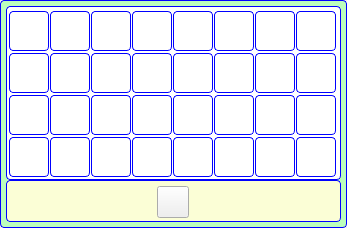
<?xml version="1.0" encoding="UTF-8"?>
<ui version="4.0">
 <class>InputFaceWidgetClass</class>
 <widget class="QWidget" name="InputFaceWidgetClass">
  <property name="geometry">
   <rect>
    <x>0</x>
    <y>0</y>
    <width>347</width>
    <height>228</height>
   </rect>
  </property>
  <property name="sizePolicy">
   <sizepolicy hsizetype="Expanding" vsizetype="Preferred">
    <horstretch>0</horstretch>
    <verstretch>0</verstretch>
   </sizepolicy>
  </property>
  <property name="minimumSize">
   <size>
    <width>0</width>
    <height>0</height>
   </size>
  </property>
  <property name="maximumSize">
   <size>
    <width>16777215</width>
    <height>16777215</height>
   </size>
  </property>
  <property name="windowTitle">
   <string>Form</string>
  </property>
  <property name="styleSheet">
   <string notr="true">QFrame#m_MainFrame
{   
background-color: #BCFEBC;
border: 1px solid blue;
border-radius: 4px; 
}

QFrame#m_SelectFaceFrame
{   
background-color: #FFFFFF;
border: 1px solid blue;
border-radius: 4px; 
}

QLabel
{   
background-color: #FFFFFF;
border: 1px solid blue;
border-radius: 4px; 
}

QFrame#m_ButtonFrame
{   
background-color: #FBFED6;
border: 1px solid blue;
border-radius: 4px; 
}</string>
  </property>
  <layout class="QVBoxLayout" name="verticalLayout_3">
   <property name="spacing">
    <number>0</number>
   </property>
   <property name="margin">
    <number>0</number>
   </property>
   <item>
    <widget class="QFrame" name="m_MainFrame">
     <property name="sizePolicy">
      <sizepolicy hsizetype="Expanding" vsizetype="Preferred">
       <horstretch>0</horstretch>
       <verstretch>0</verstretch>
      </sizepolicy>
     </property>
     <property name="minimumSize">
      <size>
       <width>0</width>
       <height>0</height>
      </size>
     </property>
     <property name="maximumSize">
      <size>
       <width>16777215</width>
       <height>16777215</height>
      </size>
     </property>
     <property name="frameShape">
      <enum>QFrame::NoFrame</enum>
     </property>
     <property name="frameShadow">
      <enum>QFrame::Raised</enum>
     </property>
     <layout class="QVBoxLayout" name="verticalLayout">
      <property name="spacing">
       <number>0</number>
      </property>
      <property name="margin">
       <number>5</number>
      </property>
      <item>
       <widget class="QFrame" name="m_SelectFaceFrame">
        <property name="sizePolicy">
         <sizepolicy hsizetype="Expanding" vsizetype="Fixed">
          <horstretch>0</horstretch>
          <verstretch>0</verstretch>
         </sizepolicy>
        </property>
        <property name="minimumSize">
         <size>
          <width>0</width>
          <height>174</height>
         </size>
        </property>
        <property name="maximumSize">
         <size>
          <width>16777215</width>
          <height>174</height>
         </size>
        </property>
        <property name="frameShape">
         <enum>QFrame::NoFrame</enum>
        </property>
        <property name="frameShadow">
         <enum>QFrame::Raised</enum>
        </property>
        <layout class="QGridLayout" name="gridLayout">
         <property name="margin">
          <number>2</number>
         </property>
         <property name="spacing">
          <number>2</number>
         </property>
         <item row="0" column="0">
          <widget class="QWidget" name="m_SelectFaceWidget" native="true">
           <property name="sizePolicy">
            <sizepolicy hsizetype="Expanding" vsizetype="Fixed">
             <horstretch>0</horstretch>
             <verstretch>0</verstretch>
            </sizepolicy>
           </property>
           <property name="minimumSize">
            <size>
             <width>0</width>
             <height>170</height>
            </size>
           </property>
           <property name="maximumSize">
            <size>
             <width>16777215</width>
             <height>170</height>
            </size>
           </property>
           <layout class="QVBoxLayout" name="verticalLayout_2">
            <property name="spacing">
             <number>0</number>
            </property>
            <property name="margin">
             <number>0</number>
            </property>
            <item>
             <layout class="QHBoxLayout" name="horizontalLayout_2">
              <property name="spacing">
               <number>1</number>
              </property>
              <item>
               <widget class="VxLabel" name="m_FaceLabel1_1">
                <property name="sizePolicy">
                 <sizepolicy hsizetype="Fixed" vsizetype="Fixed">
                  <horstretch>0</horstretch>
                  <verstretch>0</verstretch>
                 </sizepolicy>
                </property>
                <property name="minimumSize">
                 <size>
                  <width>40</width>
                  <height>40</height>
                 </size>
                </property>
                <property name="maximumSize">
                 <size>
                  <width>40</width>
                  <height>40</height>
                 </size>
                </property>
                <property name="text">
                 <string notr="true"/>
                </property>
                <property name="alignment">
                 <set>Qt::AlignCenter</set>
                </property>
               </widget>
              </item>
              <item>
               <widget class="VxLabel" name="m_FaceLabel1_2">
                <property name="sizePolicy">
                 <sizepolicy hsizetype="Fixed" vsizetype="Fixed">
                  <horstretch>0</horstretch>
                  <verstretch>0</verstretch>
                 </sizepolicy>
                </property>
                <property name="minimumSize">
                 <size>
                  <width>40</width>
                  <height>40</height>
                 </size>
                </property>
                <property name="maximumSize">
                 <size>
                  <width>40</width>
                  <height>40</height>
                 </size>
                </property>
                <property name="text">
                 <string notr="true"/>
                </property>
                <property name="alignment">
                 <set>Qt::AlignCenter</set>
                </property>
               </widget>
              </item>
              <item>
               <widget class="VxLabel" name="m_FaceLabel1_3">
                <property name="sizePolicy">
                 <sizepolicy hsizetype="Fixed" vsizetype="Fixed">
                  <horstretch>0</horstretch>
                  <verstretch>0</verstretch>
                 </sizepolicy>
                </property>
                <property name="minimumSize">
                 <size>
                  <width>40</width>
                  <height>40</height>
                 </size>
                </property>
                <property name="maximumSize">
                 <size>
                  <width>40</width>
                  <height>40</height>
                 </size>
                </property>
                <property name="text">
                 <string notr="true"/>
                </property>
                <property name="alignment">
                 <set>Qt::AlignCenter</set>
                </property>
               </widget>
              </item>
              <item>
               <widget class="VxLabel" name="m_FaceLabel1_4">
                <property name="sizePolicy">
                 <sizepolicy hsizetype="Fixed" vsizetype="Fixed">
                  <horstretch>0</horstretch>
                  <verstretch>0</verstretch>
                 </sizepolicy>
                </property>
                <property name="minimumSize">
                 <size>
                  <width>40</width>
                  <height>40</height>
                 </size>
                </property>
                <property name="maximumSize">
                 <size>
                  <width>40</width>
                  <height>40</height>
                 </size>
                </property>
                <property name="text">
                 <string notr="true"/>
                </property>
                <property name="alignment">
                 <set>Qt::AlignCenter</set>
                </property>
               </widget>
              </item>
              <item>
               <widget class="VxLabel" name="m_FaceLabel1_5">
                <property name="sizePolicy">
                 <sizepolicy hsizetype="Fixed" vsizetype="Fixed">
                  <horstretch>0</horstretch>
                  <verstretch>0</verstretch>
                 </sizepolicy>
                </property>
                <property name="minimumSize">
                 <size>
                  <width>40</width>
                  <height>40</height>
                 </size>
                </property>
                <property name="maximumSize">
                 <size>
                  <width>40</width>
                  <height>40</height>
                 </size>
                </property>
                <property name="text">
                 <string notr="true"/>
                </property>
                <property name="alignment">
                 <set>Qt::AlignCenter</set>
                </property>
               </widget>
              </item>
              <item>
               <widget class="VxLabel" name="m_FaceLabel1_6">
                <property name="sizePolicy">
                 <sizepolicy hsizetype="Fixed" vsizetype="Fixed">
                  <horstretch>0</horstretch>
                  <verstretch>0</verstretch>
                 </sizepolicy>
                </property>
                <property name="minimumSize">
                 <size>
                  <width>40</width>
                  <height>40</height>
                 </size>
                </property>
                <property name="maximumSize">
                 <size>
                  <width>40</width>
                  <height>40</height>
                 </size>
                </property>
                <property name="text">
                 <string notr="true"/>
                </property>
                <property name="alignment">
                 <set>Qt::AlignCenter</set>
                </property>
               </widget>
              </item>
              <item>
               <widget class="VxLabel" name="m_FaceLabel1_7">
                <property name="sizePolicy">
                 <sizepolicy hsizetype="Fixed" vsizetype="Fixed">
                  <horstretch>0</horstretch>
                  <verstretch>0</verstretch>
                 </sizepolicy>
                </property>
                <property name="minimumSize">
                 <size>
                  <width>40</width>
                  <height>40</height>
                 </size>
                </property>
                <property name="maximumSize">
                 <size>
                  <width>40</width>
                  <height>40</height>
                 </size>
                </property>
                <property name="text">
                 <string notr="true"/>
                </property>
                <property name="alignment">
                 <set>Qt::AlignCenter</set>
                </property>
               </widget>
              </item>
              <item>
               <widget class="VxLabel" name="m_FaceLabel1_8">
                <property name="sizePolicy">
                 <sizepolicy hsizetype="Fixed" vsizetype="Fixed">
                  <horstretch>0</horstretch>
                  <verstretch>0</verstretch>
                 </sizepolicy>
                </property>
                <property name="minimumSize">
                 <size>
                  <width>40</width>
                  <height>40</height>
                 </size>
                </property>
                <property name="maximumSize">
                 <size>
                  <width>40</width>
                  <height>40</height>
                 </size>
                </property>
                <property name="text">
                 <string notr="true"/>
                </property>
                <property name="alignment">
                 <set>Qt::AlignCenter</set>
                </property>
               </widget>
              </item>
             </layout>
            </item>
            <item>
             <layout class="QHBoxLayout" name="horizontalLayout_3">
              <property name="spacing">
               <number>1</number>
              </property>
              <item>
               <widget class="VxLabel" name="m_FaceLabel1_9">
                <property name="sizePolicy">
                 <sizepolicy hsizetype="Fixed" vsizetype="Fixed">
                  <horstretch>0</horstretch>
                  <verstretch>0</verstretch>
                 </sizepolicy>
                </property>
                <property name="minimumSize">
                 <size>
                  <width>40</width>
                  <height>40</height>
                 </size>
                </property>
                <property name="maximumSize">
                 <size>
                  <width>40</width>
                  <height>40</height>
                 </size>
                </property>
                <property name="text">
                 <string notr="true"/>
                </property>
                <property name="alignment">
                 <set>Qt::AlignCenter</set>
                </property>
               </widget>
              </item>
              <item>
               <widget class="VxLabel" name="m_FaceLabel1_10">
                <property name="sizePolicy">
                 <sizepolicy hsizetype="Fixed" vsizetype="Fixed">
                  <horstretch>0</horstretch>
                  <verstretch>0</verstretch>
                 </sizepolicy>
                </property>
                <property name="minimumSize">
                 <size>
                  <width>40</width>
                  <height>40</height>
                 </size>
                </property>
                <property name="maximumSize">
                 <size>
                  <width>40</width>
                  <height>40</height>
                 </size>
                </property>
                <property name="text">
                 <string notr="true"/>
                </property>
                <property name="alignment">
                 <set>Qt::AlignCenter</set>
                </property>
               </widget>
              </item>
              <item>
               <widget class="VxLabel" name="m_FaceLabel1_11">
                <property name="sizePolicy">
                 <sizepolicy hsizetype="Fixed" vsizetype="Fixed">
                  <horstretch>0</horstretch>
                  <verstretch>0</verstretch>
                 </sizepolicy>
                </property>
                <property name="minimumSize">
                 <size>
                  <width>40</width>
                  <height>40</height>
                 </size>
                </property>
                <property name="maximumSize">
                 <size>
                  <width>40</width>
                  <height>40</height>
                 </size>
                </property>
                <property name="text">
                 <string notr="true"/>
                </property>
                <property name="alignment">
                 <set>Qt::AlignCenter</set>
                </property>
               </widget>
              </item>
              <item>
               <widget class="VxLabel" name="m_FaceLabel1_12">
                <property name="sizePolicy">
                 <sizepolicy hsizetype="Fixed" vsizetype="Fixed">
                  <horstretch>0</horstretch>
                  <verstretch>0</verstretch>
                 </sizepolicy>
                </property>
                <property name="minimumSize">
                 <size>
                  <width>40</width>
                  <height>40</height>
                 </size>
                </property>
                <property name="maximumSize">
                 <size>
                  <width>40</width>
                  <height>40</height>
                 </size>
                </property>
                <property name="text">
                 <string notr="true"/>
                </property>
                <property name="alignment">
                 <set>Qt::AlignCenter</set>
                </property>
               </widget>
              </item>
              <item>
               <widget class="VxLabel" name="m_FaceLabel1_13">
                <property name="sizePolicy">
                 <sizepolicy hsizetype="Fixed" vsizetype="Fixed">
                  <horstretch>0</horstretch>
                  <verstretch>0</verstretch>
                 </sizepolicy>
                </property>
                <property name="minimumSize">
                 <size>
                  <width>40</width>
                  <height>40</height>
                 </size>
                </property>
                <property name="maximumSize">
                 <size>
                  <width>40</width>
                  <height>40</height>
                 </size>
                </property>
                <property name="text">
                 <string notr="true"/>
                </property>
                <property name="alignment">
                 <set>Qt::AlignCenter</set>
                </property>
               </widget>
              </item>
              <item>
               <widget class="VxLabel" name="m_FaceLabel1_14">
                <property name="sizePolicy">
                 <sizepolicy hsizetype="Fixed" vsizetype="Fixed">
                  <horstretch>0</horstretch>
                  <verstretch>0</verstretch>
                 </sizepolicy>
                </property>
                <property name="minimumSize">
                 <size>
                  <width>40</width>
                  <height>40</height>
                 </size>
                </property>
                <property name="maximumSize">
                 <size>
                  <width>40</width>
                  <height>40</height>
                 </size>
                </property>
                <property name="text">
                 <string notr="true"/>
                </property>
                <property name="alignment">
                 <set>Qt::AlignCenter</set>
                </property>
               </widget>
              </item>
              <item>
               <widget class="VxLabel" name="m_FaceLabel1_15">
                <property name="sizePolicy">
                 <sizepolicy hsizetype="Fixed" vsizetype="Fixed">
                  <horstretch>0</horstretch>
                  <verstretch>0</verstretch>
                 </sizepolicy>
                </property>
                <property name="minimumSize">
                 <size>
                  <width>40</width>
                  <height>40</height>
                 </size>
                </property>
                <property name="maximumSize">
                 <size>
                  <width>40</width>
                  <height>40</height>
                 </size>
                </property>
                <property name="text">
                 <string notr="true"/>
                </property>
                <property name="alignment">
                 <set>Qt::AlignCenter</set>
                </property>
               </widget>
              </item>
              <item>
               <widget class="VxLabel" name="m_FaceLabel1_16">
                <property name="sizePolicy">
                 <sizepolicy hsizetype="Fixed" vsizetype="Fixed">
                  <horstretch>0</horstretch>
                  <verstretch>0</verstretch>
                 </sizepolicy>
                </property>
                <property name="minimumSize">
                 <size>
                  <width>40</width>
                  <height>40</height>
                 </size>
                </property>
                <property name="maximumSize">
                 <size>
                  <width>40</width>
                  <height>40</height>
                 </size>
                </property>
                <property name="text">
                 <string notr="true"/>
                </property>
                <property name="alignment">
                 <set>Qt::AlignCenter</set>
                </property>
               </widget>
              </item>
             </layout>
            </item>
            <item>
             <layout class="QHBoxLayout" name="horizontalLayout_4">
              <property name="spacing">
               <number>1</number>
              </property>
              <item>
               <widget class="VxLabel" name="m_FaceLabel1_17">
                <property name="sizePolicy">
                 <sizepolicy hsizetype="Fixed" vsizetype="Fixed">
                  <horstretch>0</horstretch>
                  <verstretch>0</verstretch>
                 </sizepolicy>
                </property>
                <property name="minimumSize">
                 <size>
                  <width>40</width>
                  <height>40</height>
                 </size>
                </property>
                <property name="maximumSize">
                 <size>
                  <width>40</width>
                  <height>40</height>
                 </size>
                </property>
                <property name="text">
                 <string notr="true"/>
                </property>
                <property name="alignment">
                 <set>Qt::AlignCenter</set>
                </property>
               </widget>
              </item>
              <item>
               <widget class="VxLabel" name="m_FaceLabel1_18">
                <property name="sizePolicy">
                 <sizepolicy hsizetype="Fixed" vsizetype="Fixed">
                  <horstretch>0</horstretch>
                  <verstretch>0</verstretch>
                 </sizepolicy>
                </property>
                <property name="minimumSize">
                 <size>
                  <width>40</width>
                  <height>40</height>
                 </size>
                </property>
                <property name="maximumSize">
                 <size>
                  <width>40</width>
                  <height>40</height>
                 </size>
                </property>
                <property name="text">
                 <string notr="true"/>
                </property>
                <property name="alignment">
                 <set>Qt::AlignCenter</set>
                </property>
               </widget>
              </item>
              <item>
               <widget class="VxLabel" name="m_FaceLabel1_19">
                <property name="sizePolicy">
                 <sizepolicy hsizetype="Fixed" vsizetype="Fixed">
                  <horstretch>0</horstretch>
                  <verstretch>0</verstretch>
                 </sizepolicy>
                </property>
                <property name="minimumSize">
                 <size>
                  <width>40</width>
                  <height>40</height>
                 </size>
                </property>
                <property name="maximumSize">
                 <size>
                  <width>40</width>
                  <height>40</height>
                 </size>
                </property>
                <property name="text">
                 <string notr="true"/>
                </property>
                <property name="alignment">
                 <set>Qt::AlignCenter</set>
                </property>
               </widget>
              </item>
              <item>
               <widget class="VxLabel" name="m_FaceLabel1_20">
                <property name="sizePolicy">
                 <sizepolicy hsizetype="Fixed" vsizetype="Fixed">
                  <horstretch>0</horstretch>
                  <verstretch>0</verstretch>
                 </sizepolicy>
                </property>
                <property name="minimumSize">
                 <size>
                  <width>40</width>
                  <height>40</height>
                 </size>
                </property>
                <property name="maximumSize">
                 <size>
                  <width>40</width>
                  <height>40</height>
                 </size>
                </property>
                <property name="text">
                 <string notr="true"/>
                </property>
                <property name="alignment">
                 <set>Qt::AlignCenter</set>
                </property>
               </widget>
              </item>
              <item>
               <widget class="VxLabel" name="m_FaceLabel1_21">
                <property name="sizePolicy">
                 <sizepolicy hsizetype="Fixed" vsizetype="Fixed">
                  <horstretch>0</horstretch>
                  <verstretch>0</verstretch>
                 </sizepolicy>
                </property>
                <property name="minimumSize">
                 <size>
                  <width>40</width>
                  <height>40</height>
                 </size>
                </property>
                <property name="maximumSize">
                 <size>
                  <width>40</width>
                  <height>40</height>
                 </size>
                </property>
                <property name="text">
                 <string notr="true"/>
                </property>
                <property name="alignment">
                 <set>Qt::AlignCenter</set>
                </property>
               </widget>
              </item>
              <item>
               <widget class="VxLabel" name="m_FaceLabel1_22">
                <property name="sizePolicy">
                 <sizepolicy hsizetype="Fixed" vsizetype="Fixed">
                  <horstretch>0</horstretch>
                  <verstretch>0</verstretch>
                 </sizepolicy>
                </property>
                <property name="minimumSize">
                 <size>
                  <width>40</width>
                  <height>40</height>
                 </size>
                </property>
                <property name="maximumSize">
                 <size>
                  <width>40</width>
                  <height>40</height>
                 </size>
                </property>
                <property name="text">
                 <string notr="true"/>
                </property>
                <property name="alignment">
                 <set>Qt::AlignCenter</set>
                </property>
               </widget>
              </item>
              <item>
               <widget class="VxLabel" name="m_FaceLabel1_23">
                <property name="sizePolicy">
                 <sizepolicy hsizetype="Fixed" vsizetype="Fixed">
                  <horstretch>0</horstretch>
                  <verstretch>0</verstretch>
                 </sizepolicy>
                </property>
                <property name="minimumSize">
                 <size>
                  <width>40</width>
                  <height>40</height>
                 </size>
                </property>
                <property name="maximumSize">
                 <size>
                  <width>40</width>
                  <height>40</height>
                 </size>
                </property>
                <property name="text">
                 <string notr="true"/>
                </property>
                <property name="alignment">
                 <set>Qt::AlignCenter</set>
                </property>
               </widget>
              </item>
              <item>
               <widget class="VxLabel" name="m_FaceLabel1_24">
                <property name="sizePolicy">
                 <sizepolicy hsizetype="Fixed" vsizetype="Fixed">
                  <horstretch>0</horstretch>
                  <verstretch>0</verstretch>
                 </sizepolicy>
                </property>
                <property name="minimumSize">
                 <size>
                  <width>40</width>
                  <height>40</height>
                 </size>
                </property>
                <property name="maximumSize">
                 <size>
                  <width>40</width>
                  <height>40</height>
                 </size>
                </property>
                <property name="text">
                 <string notr="true"/>
                </property>
                <property name="alignment">
                 <set>Qt::AlignCenter</set>
                </property>
               </widget>
              </item>
             </layout>
            </item>
            <item>
             <layout class="QHBoxLayout" name="horizontalLayout_5">
              <property name="spacing">
               <number>1</number>
              </property>
              <item>
               <widget class="VxLabel" name="m_FaceLabel1_25">
                <property name="sizePolicy">
                 <sizepolicy hsizetype="Fixed" vsizetype="Fixed">
                  <horstretch>0</horstretch>
                  <verstretch>0</verstretch>
                 </sizepolicy>
                </property>
                <property name="minimumSize">
                 <size>
                  <width>40</width>
                  <height>40</height>
                 </size>
                </property>
                <property name="maximumSize">
                 <size>
                  <width>40</width>
                  <height>40</height>
                 </size>
                </property>
                <property name="text">
                 <string notr="true"/>
                </property>
                <property name="alignment">
                 <set>Qt::AlignCenter</set>
                </property>
               </widget>
              </item>
              <item>
               <widget class="VxLabel" name="m_FaceLabel1_26">
                <property name="sizePolicy">
                 <sizepolicy hsizetype="Fixed" vsizetype="Fixed">
                  <horstretch>0</horstretch>
                  <verstretch>0</verstretch>
                 </sizepolicy>
                </property>
                <property name="minimumSize">
                 <size>
                  <width>40</width>
                  <height>40</height>
                 </size>
                </property>
                <property name="maximumSize">
                 <size>
                  <width>40</width>
                  <height>40</height>
                 </size>
                </property>
                <property name="text">
                 <string notr="true"/>
                </property>
                <property name="alignment">
                 <set>Qt::AlignCenter</set>
                </property>
               </widget>
              </item>
              <item>
               <widget class="VxLabel" name="m_FaceLabel1_27">
                <property name="sizePolicy">
                 <sizepolicy hsizetype="Fixed" vsizetype="Fixed">
                  <horstretch>0</horstretch>
                  <verstretch>0</verstretch>
                 </sizepolicy>
                </property>
                <property name="minimumSize">
                 <size>
                  <width>40</width>
                  <height>40</height>
                 </size>
                </property>
                <property name="maximumSize">
                 <size>
                  <width>40</width>
                  <height>40</height>
                 </size>
                </property>
                <property name="text">
                 <string notr="true"/>
                </property>
                <property name="alignment">
                 <set>Qt::AlignCenter</set>
                </property>
               </widget>
              </item>
              <item>
               <widget class="VxLabel" name="m_FaceLabel1_28">
                <property name="sizePolicy">
                 <sizepolicy hsizetype="Fixed" vsizetype="Fixed">
                  <horstretch>0</horstretch>
                  <verstretch>0</verstretch>
                 </sizepolicy>
                </property>
                <property name="minimumSize">
                 <size>
                  <width>40</width>
                  <height>40</height>
                 </size>
                </property>
                <property name="maximumSize">
                 <size>
                  <width>40</width>
                  <height>40</height>
                 </size>
                </property>
                <property name="text">
                 <string notr="true"/>
                </property>
                <property name="alignment">
                 <set>Qt::AlignCenter</set>
                </property>
               </widget>
              </item>
              <item>
               <widget class="VxLabel" name="m_FaceLabel1_29">
                <property name="sizePolicy">
                 <sizepolicy hsizetype="Fixed" vsizetype="Fixed">
                  <horstretch>0</horstretch>
                  <verstretch>0</verstretch>
                 </sizepolicy>
                </property>
                <property name="minimumSize">
                 <size>
                  <width>40</width>
                  <height>40</height>
                 </size>
                </property>
                <property name="maximumSize">
                 <size>
                  <width>40</width>
                  <height>40</height>
                 </size>
                </property>
                <property name="text">
                 <string notr="true"/>
                </property>
                <property name="alignment">
                 <set>Qt::AlignCenter</set>
                </property>
               </widget>
              </item>
              <item>
               <widget class="VxLabel" name="m_FaceLabel1_30">
                <property name="sizePolicy">
                 <sizepolicy hsizetype="Fixed" vsizetype="Fixed">
                  <horstretch>0</horstretch>
                  <verstretch>0</verstretch>
                 </sizepolicy>
                </property>
                <property name="minimumSize">
                 <size>
                  <width>40</width>
                  <height>40</height>
                 </size>
                </property>
                <property name="maximumSize">
                 <size>
                  <width>40</width>
                  <height>40</height>
                 </size>
                </property>
                <property name="text">
                 <string notr="true"/>
                </property>
                <property name="alignment">
                 <set>Qt::AlignCenter</set>
                </property>
               </widget>
              </item>
              <item>
               <widget class="VxLabel" name="m_FaceLabel1_31">
                <property name="sizePolicy">
                 <sizepolicy hsizetype="Fixed" vsizetype="Fixed">
                  <horstretch>0</horstretch>
                  <verstretch>0</verstretch>
                 </sizepolicy>
                </property>
                <property name="minimumSize">
                 <size>
                  <width>40</width>
                  <height>40</height>
                 </size>
                </property>
                <property name="maximumSize">
                 <size>
                  <width>40</width>
                  <height>40</height>
                 </size>
                </property>
                <property name="text">
                 <string notr="true"/>
                </property>
                <property name="alignment">
                 <set>Qt::AlignCenter</set>
                </property>
               </widget>
              </item>
              <item>
               <widget class="VxLabel" name="m_FaceLabel1_32">
                <property name="sizePolicy">
                 <sizepolicy hsizetype="Fixed" vsizetype="Fixed">
                  <horstretch>0</horstretch>
                  <verstretch>0</verstretch>
                 </sizepolicy>
                </property>
                <property name="minimumSize">
                 <size>
                  <width>40</width>
                  <height>40</height>
                 </size>
                </property>
                <property name="maximumSize">
                 <size>
                  <width>40</width>
                  <height>40</height>
                 </size>
                </property>
                <property name="text">
                 <string notr="true"/>
                </property>
                <property name="alignment">
                 <set>Qt::AlignCenter</set>
                </property>
               </widget>
              </item>
             </layout>
            </item>
           </layout>
          </widget>
         </item>
        </layout>
       </widget>
      </item>
      <item>
       <widget class="QFrame" name="m_ButtonFrame">
        <property name="sizePolicy">
         <sizepolicy hsizetype="Preferred" vsizetype="Fixed">
          <horstretch>0</horstretch>
          <verstretch>0</verstretch>
         </sizepolicy>
        </property>
        <property name="minimumSize">
         <size>
          <width>0</width>
          <height>42</height>
         </size>
        </property>
        <property name="maximumSize">
         <size>
          <width>16777215</width>
          <height>42</height>
         </size>
        </property>
        <property name="frameShape">
         <enum>QFrame::NoFrame</enum>
        </property>
        <property name="frameShadow">
         <enum>QFrame::Raised</enum>
        </property>
        <layout class="QHBoxLayout" name="horizontalLayout">
         <property name="spacing">
          <number>5</number>
         </property>
         <property name="margin">
          <number>5</number>
         </property>
         <item>
          <widget class="VxPushButton" name="m_CancelFaceButton">
           <property name="sizePolicy">
            <sizepolicy hsizetype="Fixed" vsizetype="Fixed">
             <horstretch>0</horstretch>
             <verstretch>0</verstretch>
            </sizepolicy>
           </property>
           <property name="minimumSize">
            <size>
             <width>32</width>
             <height>32</height>
            </size>
           </property>
           <property name="maximumSize">
            <size>
             <width>32</width>
             <height>32</height>
            </size>
           </property>
           <property name="text">
            <string/>
           </property>
           <property name="iconSize">
            <size>
             <width>32</width>
             <height>32</height>
            </size>
           </property>
          </widget>
         </item>
        </layout>
       </widget>
      </item>
     </layout>
    </widget>
   </item>
  </layout>
 </widget>
 <customwidgets>
  <customwidget>
   <class>VxPushButton</class>
   <extends>QPushButton</extends>
   <header>VxPushButton.h</header>
  </customwidget>
  <customwidget>
   <class>VxLabel</class>
   <extends>QLabel</extends>
   <header>VxLabel.h</header>
  </customwidget>
 </customwidgets>
 <resources/>
 <connections/>
</ui>
